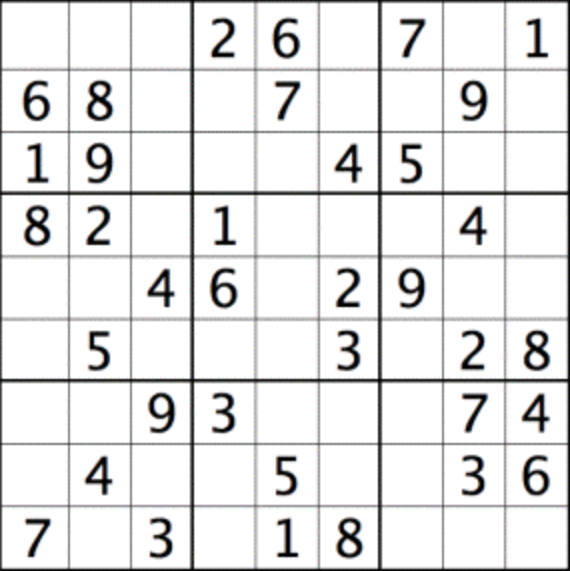
#> input picture test1.png, 570 x 571 px
$ jupyter execute --allow-errors app.ipynb   (shell and % lines are left out)
#> lines starting #> are read from the running program, lines starting #| are printed output that depends on the picture; after the words box and inside, x2 and y2 are one past the last pixel; in counts of white or black regions, pixels touching at a corner belong together
Tutorial link : https://pyimagesearch.com/2020/08/10/opencv-sudoku-solver-and-ocr/

# image preprocessing

[cell 1]
import numpy as np
import cv2
import tensorflow as tf
import imutils

[cell 2]
#read image as grayscale

image_path = "test1.png"
gray_image = cv2.imread("test1.png", cv2.IMREAD_GRAYSCALE)
#> gray_image: shape (571, 570); min 0, max 255, mean 228.9

[cell 3]
#blur it slightly
image = gray_image
blurred = cv2.GaussianBlur(image, (7,7),3)
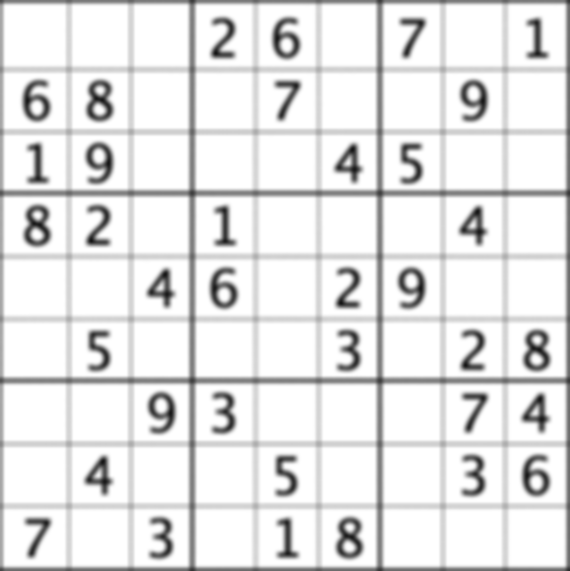
#> blurred: shape (571, 570); min 21, max 255, mean 229.3

# apply adaptive thresholding and then invert the threshold map
thresh = cv2.adaptiveThreshold(
    blurred,
    255,
    cv2.ADAPTIVE_THRESH_GAUSSIAN_C,
    cv2.THRESH_BINARY,
    11,
    2
)
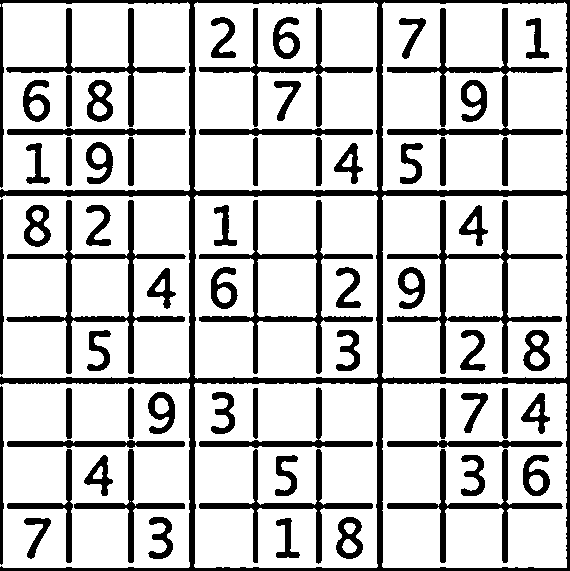
#> thresh: shape (571, 570); 77.8% white; 66 black regions, largest, box (x1, y1, x2, y2) and area: (0, 0, 570, 571) 19151, (6, 200, 186, 374) 3732, (387, 200, 563, 374) 3667
thresh = cv2.bitwise_not(thresh)
#> thresh: shape (571, 570); 22.2% white; 66 white regions

cv2.imwrite("xyz.png", thresh)
#> Out = True

# find contours

[cell 4]
# find contours in the thresholded image and sort them by size in
	# descending order
cnts = cv2.findContours(thresh.copy(), cv2.RETR_EXTERNAL,
    cv2.CHAIN_APPROX_SIMPLE)
#> cnts = 26 contours; largest, box (x1, y1, x2, y2) and area: (0, 0, 570, 571) 219541, (6, 200, 186, 374) 6412, (6, 8, 186, 127) 1638, (74, 449, 185, 563) 1056, (7, 128, 186, 136) 885
cnts = imutils.grab_contours(cnts)
cnts = sorted(cnts, key=cv2.contourArea, reverse=True)

[cell 5]
# initialize a contour that corresponds to the puzzle outline
puzzleCnt = None
# loop over the contours
for c in cnts:
    # approximate the contour
    peri = cv2.arcLength(c, True)
    approx = cv2.approxPolyDP(c, 0.02 * peri, True)
    # if our approximated contour has four points, then we can
    # assume we have found the outline of the puzzle
    if len(approx) == 4:
        puzzleCnt = approx
        break
#> this loop made 22 passes
#> (peri, puzzleCnt) on pass 22: (109.7, [[67, 75], [66, 125], [69, 126], [71, 76]])
#> peri on passes 1, 2, 3, 4, 7, 8: 3846.8, 1157.7, 728.7, 451.8, 358.2, 127.1

[cell 6]
# draw the contour of the puzzle on the image and then display
# it to our screen for visualization/debugging purposes
output = image.copy()
cv2.drawContours(output, [puzzleCnt], -1, (0, 255, 0), 2)
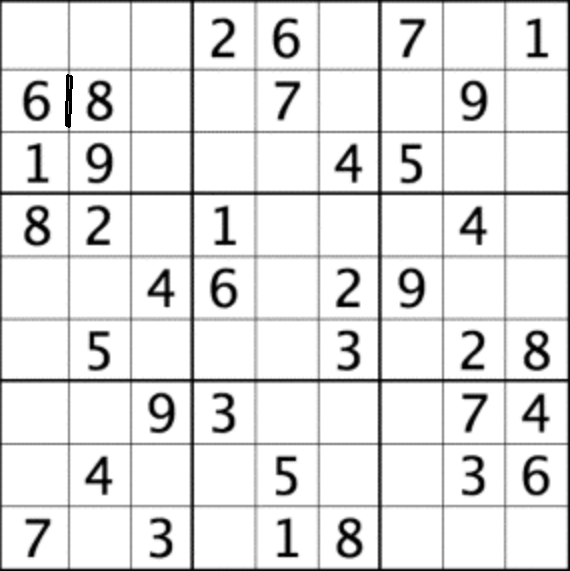
#> output: shape (571, 570); min 0, max 255, mean 228.7
cv2.imwrite("Puzzle_Outline.png", output)
#> Out = True

# warp image

[cell 7]
# apply a four point perspective transform to both the original
# image and grayscale image to obtain a top-down bird's eye view
# of the puzzle

import imutils.perspective

# puzzle = imutils.perspective.four_point_transform(image, puzzleCnt.reshape(4, 2))
warped = imutils.perspective.four_point_transform(image, puzzleCnt.reshape(4, 2))
#> warped = 50 rows, first 6: [223, 158, 200, 255], [223, 158, 199, 253], [225, 159, 195, 252], [225, 157, 192, 250], [226, 160, 193, 248], [227, 164, 191, 248]
cv2.imwrite("warped_img.png", warped)
#> Out = True

# extracting digits

[cell 8]
warped.shape
#> Out = (50, 4)

[cell 9]
#make it square
#resizing it to 252*252, since we ultimately want 28*28 cells for detection
warped = cv2.resize(warped, (252, 252))
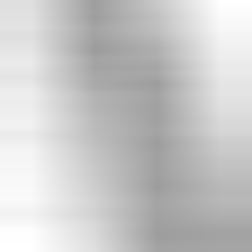
#> warped: shape (252, 252); min 156, max 255, mean 200.6
cv2.imwrite("warped_img.png", warped)
warped.shape
#> Out = (252, 252)

[cell 10]
cells = []

h, w = warped.shape
#> h = 252; w = 252
cell_h, cell_w = h//9, w//9
#> cell_h = 28; cell_w = 28

for i in range(9):
    row = []
    for j in range(9):
        cell = warped[i*cell_h:(i+1)*cell_h, j*cell_w:(j+1)*cell_w]
        row.append(cell)
    cells.append(row)
#> after the loop, cells = 9 items

cells

# digit detection

#> (a cell that did not finish here is left out)

[cell 12]
print(cells[0][0].shape)
#| (28, 28)

[cell 13]
from skimage.segmentation import clear_border

[cell 14]
sudoku_grid = []
i = 0
for row in cells:
    sudoku_row = []
    for cell in row:
        # apply automatic thresholding to the cell and then clear any
        # connected borders that touch the border of the cell
        thresh = cv2.threshold(cell, 0, 255,
            cv2.THRESH_BINARY_INV | cv2.THRESH_OTSU)[1]
        thresh = clear_border(thresh)

        # find contours in the thresholded cell
        cnts = cv2.findContours(thresh.copy(), cv2.RETR_EXTERNAL,
            cv2.CHAIN_APPROX_SIMPLE)
        cnts = imutils.grab_contours(cnts)


        # if no contours were found than this is an empty cell
        if len(cnts) == 0:
            sudoku_row.append(" ")

        else:
            # otherwise, find the largest contour in the cell and create a
            # mask for the contour
            c = max(cnts, key=cv2.contourArea)
            mask = np.zeros(thresh.shape, dtype="uint8")
            cv2.drawContours(mask, [c], -1, 255, -1)

            # compute the percentage of masked pixels relative to the total
            # area of the image
            (h, w) = thresh.shape
            percentFilled = cv2.countNonZero(mask) / float(w * h)

            # if less than 3% of the mask is filled then we are looking at
            # noise and can safely ignore the contour
            if percentFilled < 0.03:
                sudoku_row.append(" ")

            else:
                # apply the mask to the thresholded cell
                digit = cv2.bitwise_and(thresh, thresh, mask=mask)
                cv2.imwrite(f"digits/img{i}.png", digit)
                i += 1

                digit = tf.keras.utils.img_to_array(digit)
                digit = np.expand_dims(digit, axis = 0)
                digit = np.expand_dims(digit, axis = -1)
                # digit = np.argmax(model.predict(digit))

                sudoku_row.append(digit)

    sudoku_grid.append(sudoku_row)
#> this loop made 9 passes
#> thresh: shape (28, 28); every value is 0
#> after the loop, i = 0; sudoku_grid = 9 items

[cell 15]
for row in sudoku_grid:
    print(row)
